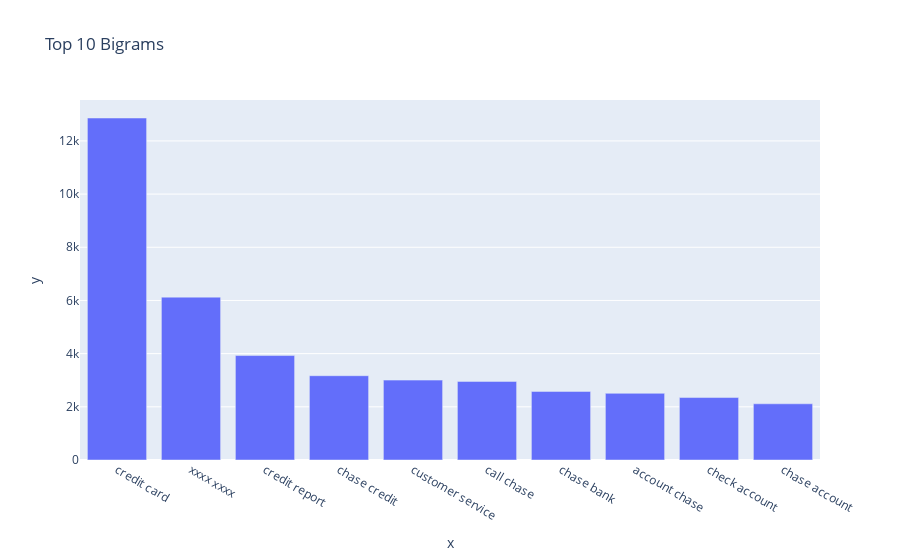

The cell this chart's notebook holds for it:
### Code cell
#Print the top 10 words in the bigram frequency and plot the same using a bar graph
bigram = get_top_n_words(df_clean['Complaint_clean'], 2,10)
for word, freq in bigram:
    print(word, freq)
px.bar(x=[word for word, freq in bigram], y=[freq for word, freq in bigram], title='Top 10 Bigrams')

### Figure 1 — Plotly figure (JSON) as saved in the notebook; plotly's stock layout.template omitted (floating-point values rounded to 4 significant figures)
{"data": [{"alignmentgroup": "True", "hovertemplate": "x=%{x}<br>y=%{y}<extra></extra>", "legendgroup": "", "marker": {"color": "#636efa", "pattern": {"shape": ""}}, "name": "", "offsetgroup": "", "orientation": "v", "showlegend": false, "textposition": "auto", "type": "bar", "x": ["credit card", "xxxx xxxx", "credit report", "chase credit", "customer service", "call chase", "chase bank", "account chase", "check account", "chase account"], "xaxis": "x", "y": [12862, 6125, 3928, 3170, 3004, 2956, 2579, 2507, 2349, 2114], "yaxis": "y"}], "layout": {"barmode": "relative", "legend": {"tracegroupgap": 0}, "title": {"text": "Top 10 Bigrams"}, "xaxis": {"anchor": "y", "domain": [0, 1], "title": {"text": "x"}}, "yaxis": {"anchor": "x", "domain": [0, 1], "title": {"text": "y"}}}}
